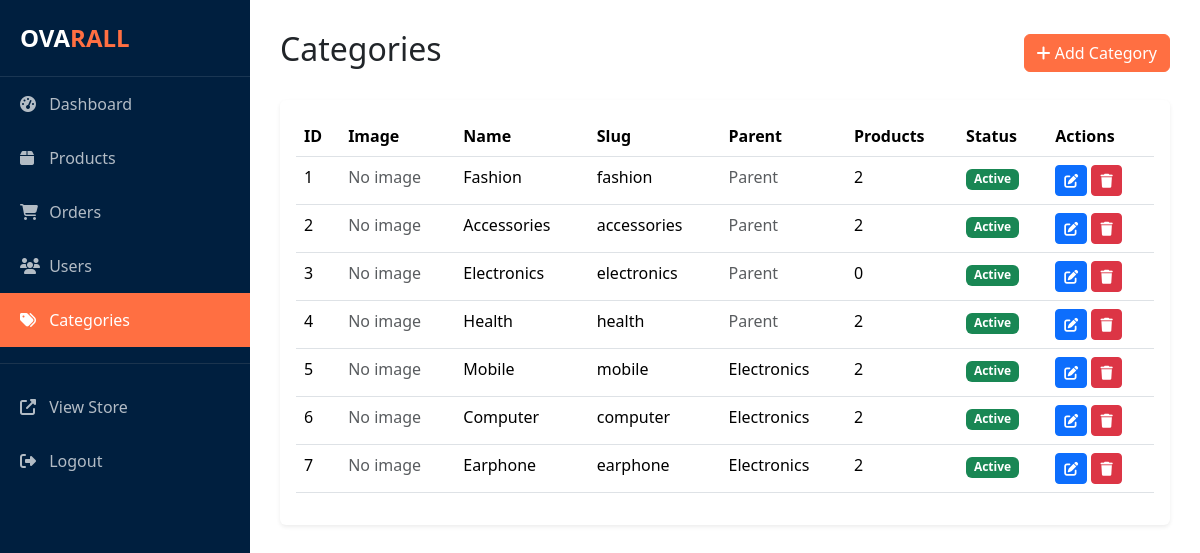
Screenshot of /admin/categories.php (signed in) with the database file from the repository.
### tables this page shows
CREATE TABLE categories (
    id INT AUTO_INCREMENT PRIMARY KEY,
    name VARCHAR(100) NOT NULL,
    slug VARCHAR(100) UNIQUE NOT NULL,
    description TEXT,
    parent_id INT DEFAULT NULL,
    image VARCHAR(255),
    sort_order INT DEFAULT 0,
    is_active BOOLEAN DEFAULT TRUE,
    created_at TIMESTAMP DEFAULT CURRENT_TIMESTAMP,
    FOREIGN KEY (parent_id) REFERENCES categories(id) ON DELETE SET NULL
);

### admin/categories.php (the view, shortened to what this page needs)
<?php
$db = getDB();
$categories = $db->query("SELECT * FROM categories ORDER BY parent_id, sort_order")->fetchAll();
?>
<!DOCTYPE html>
<html lang="en">
<head>
    <link href="https://cdn.jsdelivr.net/npm/bootstrap@5.3.2/dist/css/bootstrap.min.css" rel="stylesheet">
    <link rel="stylesheet" href="https://cdnjs.cloudflare.com/ajax/libs/font-awesome/6.4.2/css/all.min.css">
</head>
<body>
    <div class="admin-sidebar">
        <div class="logo">OVA<span>RALL</span></div>
        <ul class="admin-nav">
            <li><a href="index.php"><i class="fas fa-tachometer-alt"></i> Dashboard</a></li>
            <li><a href="products.php"><i class="fas fa-box"></i> Products</a></li>
            <li><a href="orders.php"><i class="fas fa-shopping-cart"></i> Orders</a></li>
            <li><a href="users.php"><i class="fas fa-users"></i> Users</a></li>
            <li><a href="categories.php" class="active"><i class="fas fa-tags"></i> Categories</a></li>
            <li><hr class="border-secondary"></li>
            <li><a href="../index.php" target="_blank"><i class="fas fa-external-link-alt"></i> View Store</a></li>
            <li><a href="../logout.php"><i class="fas fa-sign-out-alt"></i> Logout</a></li>
        </ul>
    </div>
    <div class="admin-content">
        <div class="d-flex justify-content-between align-items-center mb-4">
            <h2>Categories</h2>
            <a href="category-edit.php" class="btn btn-primary-custom">
                <i class="fas fa-plus"></i> Add Category
            </a>
        </div>
        <div class="card border-0 shadow-sm">
            <div class="card-body">
                <div class="table-responsive">
                    <table class="table table-hover">
                        <thead>
                            <tr>
                                <th>ID</th>
                                <th>Image</th>
                                <th>Name</th>
                                <th>Slug</th>
                                <th>Parent</th>
                                <th>Products</th>
                                <th>Status</th>
                                <th>Actions</th>
                            </tr>
                        </thead>
                        <tbody>
                            <?php foreach ($categories as $cat): ?>
                                <tr>
                                    <td><?php echo $cat['id']; ?></td>
                                    <td>
                                        <?php if ($cat['image']): ?>
                                            <img src="../<?php echo $cat['image']; ?>" style="width: 40px; height: 40px; object-fit: cover;">
                                        <?php else: ?>
                                            <span class="text-muted">No image</span>
                                        <?php endif; ?>
                                    </td>
                                    <td><?php echo $cat['name']; ?></td>
                                    <td><?php echo $cat['slug']; ?></td>
                                    <td>
                                        <?php
                                        if ($cat['parent_id']) {
                                            $parent = $db->prepare("SELECT name FROM categories WHERE id = ?");
                                            $parent->execute([$cat['parent_id']]);
                                            echo $parent->fetchColumn() ?: 'None';
                                        } else {
                                            echo '<span class="text-muted">Parent</span>';
                                        }
                                        ?>
                                    </td>
                                    <td>
                                        <?php
                                        $countStmt = $db->prepare("SELECT COUNT(*) FROM products WHERE category_id = ?");
                                        $countStmt->execute([$cat['id']]);
                                        echo $countStmt->fetchColumn();
                                        ?>
                                    </td>
                                    <td>
                                        <span class="badge bg-<?php echo $cat['is_active'] ? 'success' : 'secondary'; ?>">
                                            <?php echo $cat['is_active'] ? 'Active' : 'Inactive'; ?>
                                        </span>
                                    </td>
                                    <td>
                                        <a href="category-edit.php?id=<?php echo $cat['id']; ?>" class="btn btn-sm btn-primary">
                                            <i class="fas fa-edit"></i>
                                        </a>
                                        <a href="categories.php?delete=<?php echo $cat['id']; ?>"
                                           class="btn btn-sm btn-danger"
                                           onclick="return confirm('Are you sure?')">
                                            <i class="fas fa-trash"></i>
                                        </a>
                                    </td>
                                </tr>
                            <?php endforeach; ?>
                        </tbody>
                    </table>
                </div>
            </div>
        </div>
    </div>
</body>
</html>

### admin/categories.php (style rules this page uses)
:root { --primary-color: #ff6f42; --dark-color: #001f3f; }
.admin-sidebar { background: var(--dark-color); min-height: 100vh; color: #fff; position: fixed; width: 250px; }
.admin-sidebar .logo { padding: 20px; border-bottom: 1px solid rgba(255,255,255,0.1); font-size: 24px; font-weight: 700; }
.admin-sidebar .logo span { color: var(--primary-color); }
.admin-nav { list-style: none; padding: 0; }
.admin-nav li a { display: block; padding: 15px 20px; color: rgba(255,255,255,0.7); text-decoration: none; transition: all 0.3s; }
.admin-nav li a:hover, .admin-nav li a.active { background: var(--primary-color); color: #fff; }
.admin-nav li a i { width: 25px; }
.admin-content { margin-left: 250px; padding: 30px; }
.btn-primary-custom { background: var(--primary-color); border-color: var(--primary-color); color: #fff; }

### rows the page displays
categories: id "1", shows "No image", name "Fashion", slug "fashion", shows "Parent", fetchColumn "2", is_active "Active"
categories: id "2", shows "No image", name "Accessories", slug "accessories", shows "Parent", fetchColumn "2", is_active "Active"
categories: id "3", shows "No image", name "Electronics", slug "electronics", shows "Parent", fetchColumn "0", is_active "Active"
categories: id "4", shows "No image", name "Health", slug "health", shows "Parent", fetchColumn "2", is_active "Active"
categories: id "5", shows "No image", name "Mobile", slug "mobile", parent.name "Electronics", fetchColumn "2", is_active "Active"
categories: id "6", shows "No image", name "Computer", slug "computer", parent.name "Electronics", fetchColumn "2", is_active "Active"
categories: id "7", shows "No image", name "Earphone", slug "earphone", parent.name "Electronics", fetchColumn "2", is_active "Active"
